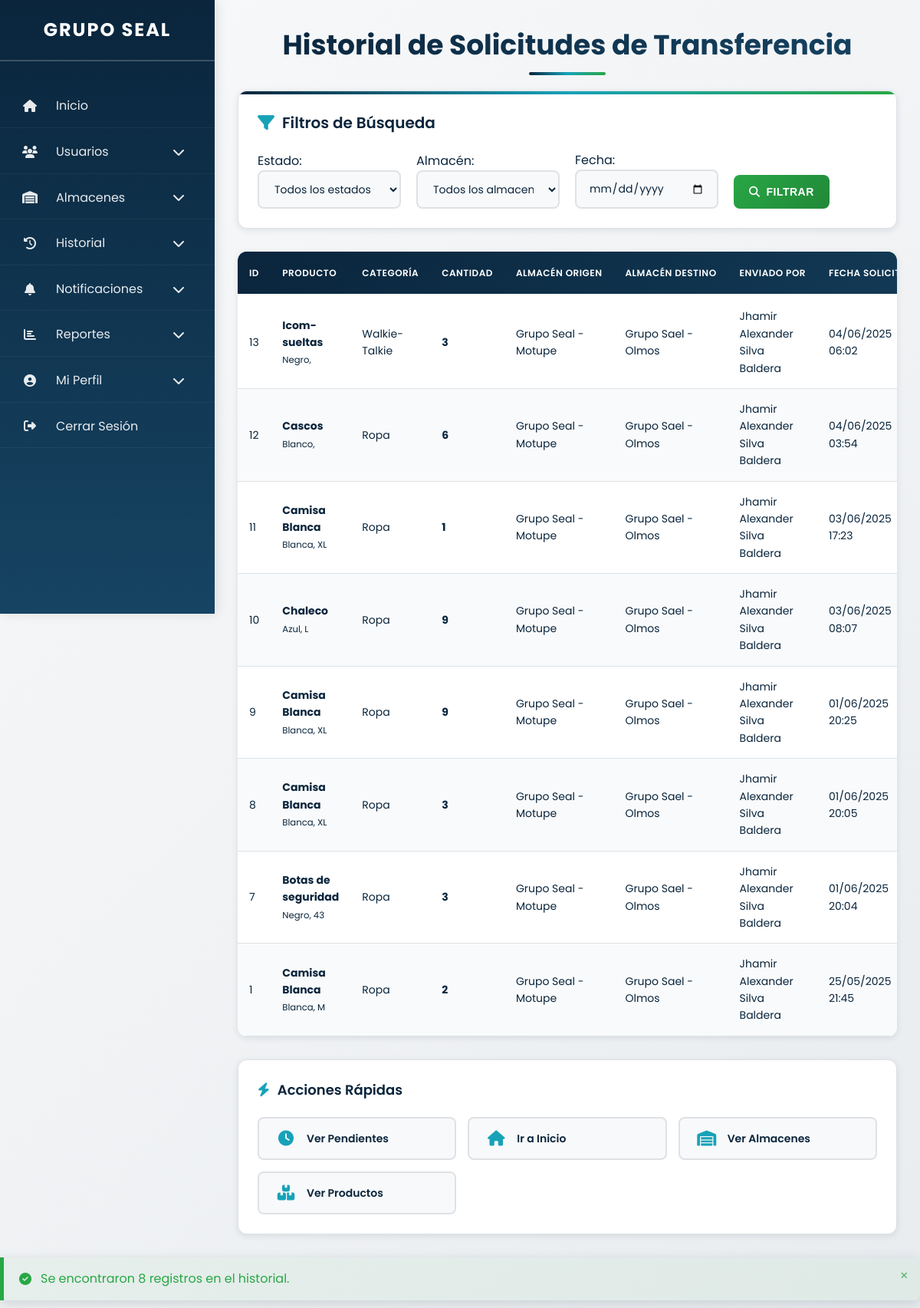
/notificaciones/historial.php (signed in), run on the app's committed database.
### tables this page shows
CREATE TABLE `solicitudes_transferencia` (
  `id` int(11) NOT NULL,
  `producto_id` int(11) NOT NULL,
  `almacen_origen` int(11) NOT NULL,
  `almacen_destino` int(11) NOT NULL,
  `cantidad` int(11) NOT NULL,
  `usuario_id` int(11) NOT NULL,
  `fecha_solicitud` timestamp NOT NULL DEFAULT current_timestamp(),
  `estado` enum('pendiente','aprobada','rechazada') DEFAULT 'pendiente',
  `usuario_aprobador_id` int(11) DEFAULT NULL,
  `fecha_procesamiento` timestamp NULL DEFAULT NULL,
  `procesado_por` int(11) DEFAULT NULL,
  `observaciones` text DEFAULT NULL
);

CREATE TABLE `productos` (
  `id` int(11) NOT NULL,
  `categoria_id` int(11) NOT NULL,
  `almacen_id` int(11) NOT NULL,
  `nombre` varchar(100) NOT NULL,
  `descripcion` text DEFAULT NULL,
  `modelo` varchar(100) DEFAULT NULL,
  `color` varchar(50) DEFAULT NULL,
  `talla_dimensiones` varchar(50) DEFAULT NULL,
  `cantidad` int(11) NOT NULL DEFAULT 0,
  `unidad_medida` varchar(50) DEFAULT NULL,
  `estado` enum('Nuevo','Usado','Dañado') NOT NULL,
  `observaciones` text DEFAULT NULL
);

CREATE TABLE `categorias` (
  `id` int(11) NOT NULL,
  `nombre` varchar(100) NOT NULL
);

CREATE TABLE `almacenes` (
  `id` int(11) NOT NULL,
  `nombre` varchar(100) NOT NULL,
  `ubicacion` varchar(255) NOT NULL
);

CREATE TABLE `usuarios` (
  `id` int(11) NOT NULL,
  `nombre` varchar(64) NOT NULL,
  `apellidos` varchar(100) NOT NULL,
  `dni` varchar(8) NOT NULL,
  `celular` varchar(15) NOT NULL,
  `direccion` varchar(255) DEFAULT NULL,
  `correo` varchar(100) NOT NULL,
  `contrasena` varchar(255) NOT NULL,
  `almacen_id` int(11) DEFAULT NULL,
  `rol` enum('admin','almacenero') NOT NULL,
  `estado` enum('activo','inactivo') DEFAULT 'activo',
  `fecha_registro` timestamp NOT NULL DEFAULT current_timestamp()
);

### notificaciones/historial.php (the view, shortened to what this page needs)
<?php
require_once "../config/database.php";
$usuario_almacen_id = $_SESSION["almacen_id"];
$usuario_rol = $_SESSION["user_role"];
$sql = "SELECT
            st.id,
            st.producto_id,
            st.almacen_origen,
            st.almacen_destino,
            st.cantidad,
            st.estado,
            st.fecha_solicitud,
            st.usuario_aprobador_id,
            CASE
                WHEN st.estado = 'aprobada' THEN COALESCE(m.fecha, st.fecha_solicitud)
                WHEN st.estado = 'rechazada' THEN st.fecha_solicitud
                ELSE NULL
            END as fecha_respuesta,
            p.nombre as producto_nombre,
            p.color,
            p.talla_dimensiones,
            p.modelo,
            p.estado as estado_producto,
            c.nombre as categoria_nombre,
            a1.nombre as origen_nombre,
            a2.nombre as destino_nombre,
            u_solicitante.nombre as solicitante_nombre,
            u_solicitante.apellidos as solicitante_apellidos,
            u_aprobador.nombre as aprobador_nombre,
            u_aprobador.apellidos as aprobador_apellidos
        FROM solicitudes_transferencia st
        JOIN productos p ON st.producto_id = p.id
        JOIN categorias c ON p.categoria_id = c.id
        JOIN almacenes a1 ON st.almacen_origen = a1.id
        JOIN almacenes a2 ON st.almacen_destino = a2.id
        JOIN usuarios u_solicitante ON st.usuario_id = u_solicitante.id
        LEFT JOIN usuarios u_aprobador ON st.usuario_aprobador_id = u_aprobador.id
        LEFT JOIN movimientos m ON (m.producto_id = st.producto_id
                                  AND m.almacen_origen = st.almacen_origen
                                  AND m.almacen_destino = st.almacen_destino
                                  AND m.cantidad = st.cantidad
                                  AND m.tipo = 'transferencia'
                                  AND m.estado = 'completado')
        WHERE st.estado != 'pendiente'";
$sql .= " ORDER BY
            CASE
                WHEN st.estado = 'aprobada' THEN m.fecha
                ELSE st.fecha_solicitud
            END DESC";
$solicitudes_historial = [];
if ($usuario_rol != 'admin') {
    $stmt = $conn->prepare($sql);
    $stmt->bind_param("ii", $usuario_almacen_id, $usuario_almacen_id);
    $stmt->execute();
    $result = $stmt->get_result();
} else {
    $result = $conn->query($sql);
}
if ($result && $result->num_rows > 0) {
    while ($row = $result->fetch_assoc()) {
        $solicitudes_historial[] = $row;
    }
}
?>
<!DOCTYPE html>
<html lang="es">
<head>
    <link rel="stylesheet" href="https://cdnjs.cloudflare.com/ajax/libs/font-awesome/6.4.2/css/all.min.css">
    <link rel="stylesheet" href="../assets/css/notificaciones-historial-specific.css">
</head>
<body>
<nav class="sidebar" id="sidebar" role="navigation" aria-label="Menú principal">
    <h2>GRUPO SEAL</h2>
    <ul>
        <li>
            <a href="../dashboard.php" aria-label="Ir a inicio">
                <span><i class="fas fa-home"></i> Inicio</span>
            </a>
        </li>
        <?php if ($usuario_rol == 'admin'): ?>
        <li class="submenu-container">
            <a href="#" aria-label="Menú Usuarios" aria-expanded="false" role="button" tabindex="0">
                <span><i class="fas fa-users"></i> Usuarios</span>
                <i class="fas fa-chevron-down"></i>
            </a>
        </li>
        <?php endif; ?>
        <li class="submenu-container">
            <a href="#" aria-label="Menú Almacenes" aria-expanded="false" role="button" tabindex="0">
                <span><i class="fas fa-warehouse"></i> Almacenes</span>
                <i class="fas fa-chevron-down"></i>
            </a>
        </li>
        <li class="submenu-container">
            <a href="#" aria-label="Menú Historial" aria-expanded="false" role="button" tabindex="0">
                <span><i class="fas fa-history"></i> Historial</span>
                <i class="fas fa-chevron-down"></i>
            </a>
        </li>
        <li class="submenu-container">
            <a href="#" aria-label="Menú Notificaciones" aria-expanded="false" role="button" tabindex="0">
                <span>
                    <i class="fas fa-bell"></i> Notificaciones
                </span>
                <i class="fas fa-chevron-down"></i>
            </a>
        </li>
        <?php if ($usuario_rol == 'admin'): ?>
        <li class="submenu-container">
            <a href="#" aria-label="Menú Reportes" aria-expanded="false" role="button" tabindex="0">
                <span><i class="fas fa-chart-bar"></i> Reportes</span>
                <i class="fas fa-chevron-down"></i>
            </a>
        </li>
        <?php endif; ?>
        <li class="submenu-container">
            <a href="#" aria-label="Menú Perfil" aria-expanded="false" role="button" tabindex="0">
                <span><i class="fas fa-user-circle"></i> Mi Perfil</span>
                <i class="fas fa-chevron-down"></i>
            </a>
        </li>
        <li>
            <a href="#" onclick="manejarCerrarSesion(event)" aria-label="Cerrar sesión">
                <span><i class="fas fa-sign-out-alt"></i> Cerrar Sesión</span>
            </a>
        </li>
    </ul>
</nav>
<main class="main-content" id="main-content" role="main">
    <h1>Historial de Solicitudes de Transferencia</h1>
    <div class="filtros-container">
        <div class="filtros-header">
            <h3><i class="fas fa-filter"></i> Filtros de Búsqueda</h3>
        </div>
        <div class="filtros">
            <div>
                <label for="filtro-estado">Estado:</label>
                <select id="filtro-estado">
                    <option value="todos">Todos los estados</option>
                </select>
            </div>
            <div>
                <label for="filtro-almacen">Almacén:</label>
                <select id="filtro-almacen">
                    <option value="todos">Todos los almacenes</option>
                </select>
            </div>
            <div>
                <label for="filtro-fecha">Fecha:</label>
                <input type="date" id="filtro-fecha" placeholder="Fecha">
            </div>
            <div>
                <button class="btn-filtrar" onclick="filtrarHistorial()">
                    <i class="fas fa-search"></i> Filtrar
                </button>
            </div>
        </div>
    </div>
    <div class="tabla-container">
        <div class="tabla-wrapper">
            <table class="tabla-historial" id="tabla-historial">
                <thead>
                    <tr>
                        <th>ID</th>
                        <th>Producto</th>
                        <th>Categoría</th>
                        <th>Cantidad</th>
                        <th>Almacén Origen</th>
                        <th>Almacén Destino</th>
                        <th>Enviado por</th>
                        <th>Fecha Solicitud</th>
                    </tr>
                </thead>
                <tbody>
                    <?php if (count($solicitudes_historial) > 0): ?>
                        <?php foreach ($solicitudes_historial as $solicitud): ?>
                            <tr class="fila-historial"
                                data-estado="<?php echo $solicitud['estado']; ?>"
                                data-origen="<?php echo $solicitud['almacen_origen']; ?>"
                                data-destino="<?php echo $solicitud['almacen_destino']; ?>"
                                data-fecha="<?php echo date('Y-m-d', strtotime($solicitud['fecha_solicitud'])); ?>">
                                <td><?php echo $solicitud['id']; ?></td>
                                <td>
                                    <strong><?php echo htmlspecialchars($solicitud['producto_nombre']); ?></strong>
                                    <br>
                                    <small>
                                        <?php echo htmlspecialchars($solicitud['color']); ?>,
                                        <?php echo htmlspecialchars($solicitud['talla_dimensiones']); ?>
                                    </small>
                                </td>
                                <td><?php echo htmlspecialchars($solicitud['categoria_nombre']); ?></td>
                                <td><strong><?php echo intval($solicitud['cantidad']); ?></strong></td>
                                <td><?php echo htmlspecialchars($solicitud['origen_nombre']); ?></td>
                                <td><?php echo htmlspecialchars($solicitud['destino_nombre']); ?></td>
                                <td><?php echo htmlspecialchars($solicitud['solicitante_nombre'] . ' ' . $solicitud['solicitante_apellidos']); ?></td>
                                <td><?php echo date('d/m/Y H:i', strtotime($solicitud['fecha_solicitud'])); ?></td>
                            </tr>
                        <?php endforeach; ?>
                    <?php endif; ?>
                </tbody>
            </table>
        </div>
    </div>
    <div class="acciones-rapidas">
        <h3><i class="fas fa-bolt"></i> Acciones Rápidas</h3>
        <div class="acciones-grid">
            <a href="pendientes.php" class="accion-rapida">
                <i class="fas fa-clock"></i>
                <span>Ver Pendientes</span>
            </a>
            <a href="../dashboard.php" class="accion-rapida">
                <i class="fas fa-home"></i>
                <span>Ir a Inicio</span>
            </a>
            <a href="../almacenes/listar.php" class="accion-rapida">
                <i class="fas fa-warehouse"></i>
                <span>Ver Almacenes</span>
            </a>
            <a href="../productos/listar.php" class="accion-rapida">
                <i class="fas fa-boxes"></i>
                <span>Ver Productos</span>
            </a>
        </div>
    </div>
</main>
<div id="notificaciones-adicionales" role="alert" aria-live="polite"></div>
</body>
</html>

### data on the page
solicitudes_transferencia: id "13", producto.nombre "Icom-sueltas", producto.color "Negro", categorias.nombre "Walkie-Talkie", cantidad "3", almacen_origen.nombre "Grupo Seal - Motupe", almacen_destino.nombre "Grupo Sael - Olmos", usuario_aprobador.apellidos "Jhamir Alexander Silva Baldera", fecha_solicitud "04/06/2025 06:02"
solicitudes_transferencia: id "12", producto.nombre "Cascos", producto.color "Blanco", categorias.nombre "Ropa", cantidad "6", almacen_origen.nombre "Grupo Seal - Motupe", almacen_destino.nombre "Grupo Sael - Olmos", usuario_aprobador.apellidos "Jhamir Alexander Silva Baldera", fecha_solicitud "04/06/2025 03:54"
solicitudes_transferencia: id "11", producto.nombre "Camisa Blanca", producto.color "Blanca", producto.talla_dimensiones "XL", categorias.nombre "Ropa", cantidad "1", almacen_origen.nombre "Grupo Seal - Motupe", almacen_destino.nombre "Grupo Sael - Olmos", usuario_aprobador.apellidos "Jhamir Alexander Silva Baldera", fecha_solicitud "03/06/2025 17:23"
solicitudes_transferencia: id "10", producto.nombre "Chaleco", producto.color "Azul", producto.talla_dimensiones "L", categorias.nombre "Ropa", cantidad "9", almacen_origen.nombre "Grupo Seal - Motupe", almacen_destino.nombre "Grupo Sael - Olmos", usuario_aprobador.apellidos "Jhamir Alexander Silva Baldera", fecha_solicitud "03/06/2025 08:07"
solicitudes_transferencia: id "9", producto.nombre "Camisa Blanca", producto.color "Blanca", producto.talla_dimensiones "XL", categorias.nombre "Ropa", cantidad "9", almacen_origen.nombre "Grupo Seal - Motupe", almacen_destino.nombre "Grupo Sael - Olmos", usuario_aprobador.apellidos "Jhamir Alexander Silva Baldera", fecha_solicitud "01/06/2025 20:25"
solicitudes_transferencia: id "8", producto.nombre "Camisa Blanca", producto.color "Blanca", producto.talla_dimensiones "XL", categorias.nombre "Ropa", cantidad "3", almacen_origen.nombre "Grupo Seal - Motupe", almacen_destino.nombre "Grupo Sael - Olmos", usuario_aprobador.apellidos "Jhamir Alexander Silva Baldera", fecha_solicitud "01/06/2025 20:05"
solicitudes_transferencia: id "7", producto.nombre "Botas de seguridad", producto.color "Negro", producto.talla_dimensiones "43", categorias.nombre "Ropa", cantidad "3", almacen_origen.nombre "Grupo Seal - Motupe", almacen_destino.nombre "Grupo Sael - Olmos", usuario_aprobador.apellidos "Jhamir Alexander Silva Baldera", fecha_solicitud "01/06/2025 20:04"
solicitudes_transferencia: id "1", producto.nombre "Camisa Blanca", producto.color "Blanca", producto.talla_dimensiones "M", categorias.nombre "Ropa", cantidad "2", almacen_origen.nombre "Grupo Seal - Motupe", almacen_destino.nombre "Grupo Sael - Olmos", usuario_aprobador.apellidos "Jhamir Alexander Silva Baldera", fecha_solicitud "25/05/2025 21:45"
